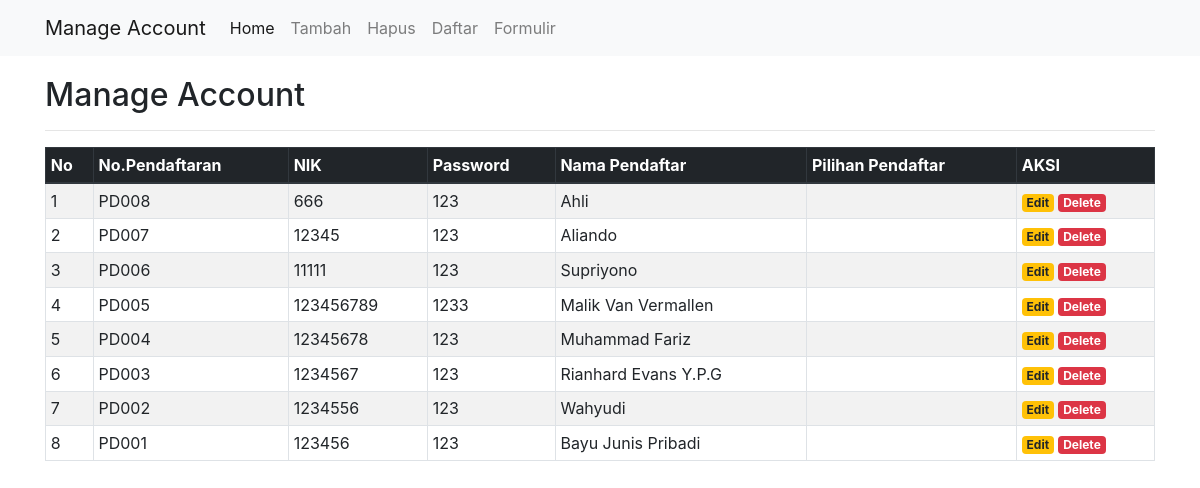
/admin/a_tampil_formulir.php, run on the app's committed database.
### tables this page shows
CREATE TABLE `tbl_daftar` (
  `no_pendaftaran` varchar(30) NOT NULL,
  `nik` varchar(30) NOT NULL,
  `password` varchar(30) NOT NULL,
  `nama_pendaftar` varchar(30) NOT NULL,
  `pilihan_pendaftar` varchar(30) NOT NULL
);

### admin/a_tampil_formulir.php (the view, shortened to what this page needs)
<?php
include('../koneksi/config.php');
?>
<!DOCTYPE html>
<html>
<head>
	<link rel="stylesheet" type="text/css" href="style.css">
	<link rel="stylesheet" href="../assets/css/bootstrap.min.css">
</head>
<body>
	<nav class="navbar navbar-expand-lg navbar-light bg-light">
		<div class="container">
			<a class="navbar-brand" href="#">Manage Account</a>
			<div class="collapse navbar-collapse" id="navbarSupportedContent">
				<ul class="navbar-nav mr-auto">
					<li class="nav-item active">
						<a class="nav-link" href="a_index.php">Home</a>
					</li>
					<li class="nav-item">
						<a class="nav-link" href="a_tambah.php">Tambah</a>
					</li>
					<li class="nav-item">
						<a class="nav-link" href="a_delete.php">Hapus</a>
					</li>
					<li class="nav-item">
						<a class="nav-link" href="a_tampil_daftar.php">Daftar</a>
					</li>
					<li class="nav-item">
						<a class="nav-link" href="a_tampil_formulir.php">Formulir</a>
					</li>
				</ul>
			</div>
		</div>
	</nav>
	<div class="container" style="margin-top:20px">
		<h2>Manage Account</h2>
		<hr>
		<table class="table table-striped table-hover table-sm table-bordered">
			<thead class="thead-dark">
				<tr>
					<th>No</th>
					<th>No.Pendaftaran</th>
					<th>NIK</th>
					<th>Password</th>
					<th>Nama Pendaftar</th>
					<th>Pilihan Pendaftar</th>
					<th>AKSI</th>
				</tr>
			</thead>
			<tbody>
				<?php
				$sql = mysqli_query($koneksi, "SELECT * FROM tbl_daftar ORDER BY no_pendaftaran DESC") or die(mysqli_error($koneksi));
				if(mysqli_num_rows($sql) > 0){
					$no = 1;
					while($data = mysqli_fetch_assoc($sql)){
						echo '
						<tr>
							<td>'.$no.'</td>
							<td>'.$data['no_pendaftaran'].'</td>
							<td>'.$data['nik'].'</td>
							<td>'.$data['password'].'</td>
							<td>'.$data['nama_pendaftar'].'</td>
							<td>'.$data['Pilihan_pendaftar'].'</td>
							<td>
								<a href="a_edit.php?no_pendaftaran='.$data['no_pendaftaran'].'" class="badge badge-warning">Edit</a>
								<a href="a_delete.php?no_pendaftaran='.$data['no_pendaftaran'].'" class="badge badge-danger" onclick="return confirm(\'Yakin ingin menghapus data ini?\')">Delete</a>
							</td>
						</tr>
						';
						$no++;
					}
				}else{
					echo '
					<tr>
						<td colspan="6">Tidak ada data.</td>
					</tr>
					';
				}
				?>
		</table>
	</div>
</body>
</html>

### admin/style.css (style rules this page uses)
body { font-family: sans-serif; background: #ebf9fb; }

### data on the page
tbl_daftar: no_pendaftaran "PD008", nik "666", password "123", nama_pendaftar "Ahli"
tbl_daftar: no_pendaftaran "PD007", nik "12345", password "123", nama_pendaftar "Aliando"
tbl_daftar: no_pendaftaran "PD006", nik "11111", password "123", nama_pendaftar "Supriyono"
tbl_daftar: no_pendaftaran "PD005", nik "123456789", password "1233", nama_pendaftar "Malik Van Vermallen"
tbl_daftar: no_pendaftaran "PD004", nik "12345678", password "123", nama_pendaftar "Muhammad Fariz"
tbl_daftar: no_pendaftaran "PD003", nik "1234567", password "123", nama_pendaftar "Rianhard Evans Y.P.G"
tbl_daftar: no_pendaftaran "PD002", nik "1234556", password "123", nama_pendaftar "Wahyudi"
tbl_daftar: no_pendaftaran "PD001", nik "123456", password "123", nama_pendaftar "Bayu Junis Pribadi"
